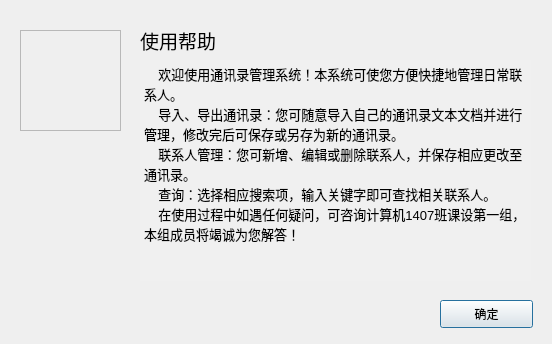
<?xml version="1.0" encoding="UTF-8"?>
<ui version="4.0">
 <class>Helpdlg</class>
 <widget class="QDialog" name="Helpdlg">
  <property name="geometry">
   <rect>
    <x>0</x>
    <y>0</y>
    <width>552</width>
    <height>344</height>
   </rect>
  </property>
  <property name="windowTitle">
   <string>帮助</string>
  </property>
  <property name="windowIcon">
   <iconset resource="resource.qrc">
    <normaloff>:/image/Resources/Images/bullet-question-w-o.png</normaloff>:/image/Resources/Images/bullet-question-w-o.png</iconset>
  </property>
  <widget class="QPushButton" name="pushButton">
   <property name="geometry">
    <rect>
     <x>440</x>
     <y>300</y>
     <width>93</width>
     <height>28</height>
    </rect>
   </property>
   <property name="text">
    <string>确定</string>
   </property>
  </widget>
  <widget class="QLabel" name="title">
   <property name="geometry">
    <rect>
     <x>140</x>
     <y>20</y>
     <width>101</width>
     <height>41</height>
    </rect>
   </property>
   <property name="font">
    <font>
     <family>微软雅黑</family>
     <pointsize>14</pointsize>
     <weight>50</weight>
     <bold>false</bold>
    </font>
   </property>
   <property name="text">
    <string>使用帮助</string>
   </property>
  </widget>
  <widget class="QFrame" name="frame">
   <property name="geometry">
    <rect>
     <x>20</x>
     <y>30</y>
     <width>101</width>
     <height>101</height>
    </rect>
   </property>
   <property name="styleSheet">
    <string notr="true">border-image: url(:/image/Resources/Images/bullet-question-w-o.png);</string>
   </property>
   <property name="frameShape">
    <enum>QFrame::StyledPanel</enum>
   </property>
   <property name="frameShadow">
    <enum>QFrame::Raised</enum>
   </property>
  </widget>
  <widget class="QTextBrowser" name="textBrowser">
   <property name="geometry">
    <rect>
     <x>140</x>
     <y>60</y>
     <width>391</width>
     <height>221</height>
    </rect>
   </property>
   <property name="styleSheet">
    <string notr="true">background-color: rgb(240, 240, 240);</string>
   </property>
   <property name="frameShape">
    <enum>QFrame::NoFrame</enum>
   </property>
   <property name="frameShadow">
    <enum>QFrame::Sunken</enum>
   </property>
   <property name="html">
    <string>&lt;!DOCTYPE HTML PUBLIC &quot;-//W3C//DTD HTML 4.0//EN&quot; &quot;http://www.w3.org/TR/REC-html40/strict.dtd&quot;&gt;
&lt;html&gt;&lt;head&gt;&lt;meta name=&quot;qrichtext&quot; content=&quot;1&quot; /&gt;&lt;style type=&quot;text/css&quot;&gt;
p, li { white-space: pre-wrap; }
&lt;/style&gt;&lt;/head&gt;&lt;body style=&quot; font-family:'SimSun'; font-size:9pt; font-weight:400; font-style:normal;&quot;&gt;
&lt;p style=&quot; margin-top:0px; margin-bottom:0px; margin-left:0px; margin-right:0px; -qt-block-indent:0; text-indent:0px;&quot;&gt;&lt;span style=&quot; font-size:10pt;&quot;&gt;    欢迎使用通讯录管理系统！本系统可使您方便快捷地管理日常联系人。&lt;/span&gt;&lt;/p&gt;
&lt;p style=&quot; margin-top:0px; margin-bottom:0px; margin-left:0px; margin-right:0px; -qt-block-indent:0; text-indent:0px;&quot;&gt;&lt;span style=&quot; font-size:10pt;&quot;&gt;    导入、导出通讯录：您可随意导入自己的通讯录文本文档并进行管理，修改完后可保存或另存为新的通讯录。&lt;/span&gt;&lt;/p&gt;
&lt;p style=&quot; margin-top:0px; margin-bottom:0px; margin-left:0px; margin-right:0px; -qt-block-indent:0; text-indent:0px;&quot;&gt;&lt;span style=&quot; font-size:10pt;&quot;&gt;    联系人管理：您可新增、编辑或删除联系人，并保存相应更改至通讯录。&lt;/span&gt;&lt;/p&gt;
&lt;p style=&quot; margin-top:0px; margin-bottom:0px; margin-left:0px; margin-right:0px; -qt-block-indent:0; text-indent:0px;&quot;&gt;&lt;span style=&quot; font-size:10pt;&quot;&gt;    查询：选择相应搜索项，输入关键字即可查找相关联系人。&lt;/span&gt;&lt;/p&gt;
&lt;p style=&quot; margin-top:0px; margin-bottom:0px; margin-left:0px; margin-right:0px; -qt-block-indent:0; text-indent:0px;&quot;&gt;&lt;span style=&quot; font-size:10pt;&quot;&gt;    在使用过程中如遇任何疑问，可咨询计算机1407班课设第一组，本组成员将竭诚为您解答！&lt;/span&gt;&lt;/p&gt;&lt;/body&gt;&lt;/html&gt;</string>
   </property>
  </widget>
 </widget>
 <resources>
  <include location="resource.qrc"/>
 </resources>
 <connections>
  <connection>
   <sender>pushButton</sender>
   <signal>clicked()</signal>
   <receiver>Helpdlg</receiver>
   <slot>close()</slot>
   <hints>
    <hint type="sourcelabel">
     <x>316</x>
     <y>263</y>
    </hint>
    <hint type="destinationlabel">
     <x>199</x>
     <y>149</y>
    </hint>
   </hints>
  </connection>
 </connections>
</ui>
